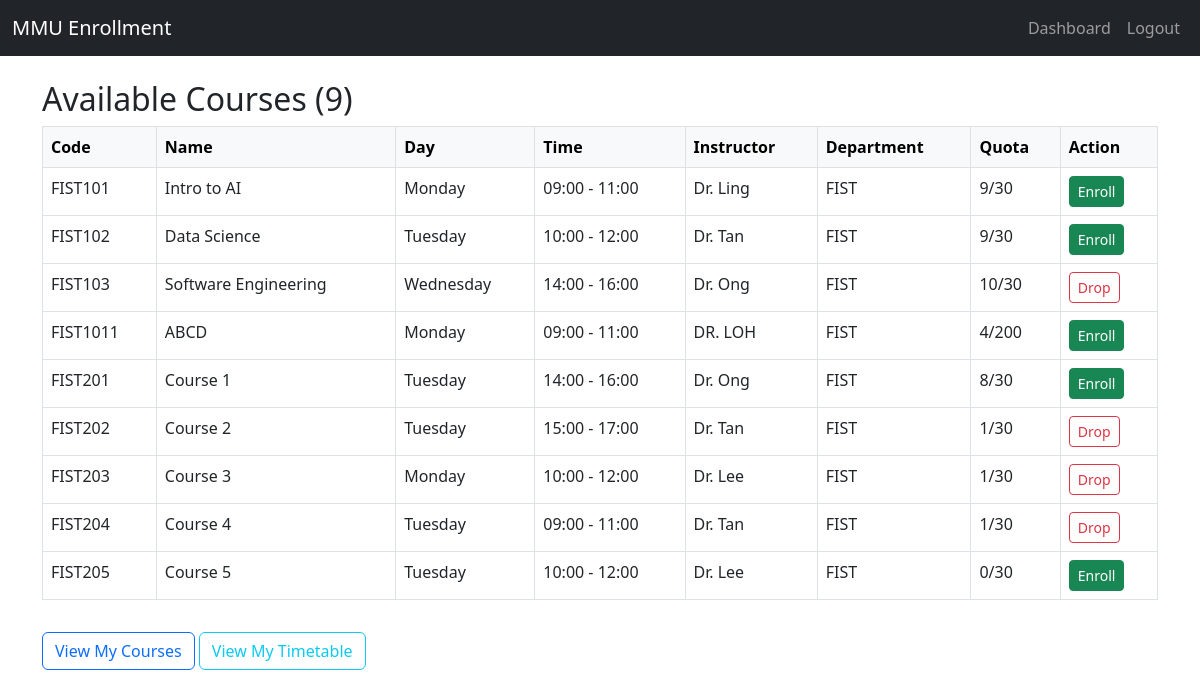
The page /dashboard (signed in) on the database its author committed.
### app/models.py (models this page shows)
class Course(db.Model):
    id = db.Column(db.Integer, primary_key=True)
    course_code = db.Column(db.String(10), unique=True)
    course_name = db.Column(db.String(128))
    instructor = db.Column(db.String(64))
    quota = db.Column(db.Integer)
    description = db.Column(db.Text)
    credits = db.Column(db.Integer)
    semester = db.Column(db.String(64))
    schedule = db.Column(db.String(128))
    location = db.Column(db.String(128))
    department = db.Column(db.String(64))
    day_of_week = db.Column(db.String(16))
    start_time = db.Column(db.Time)
    end_time = db.Column(db.Time)
    enrollments = db.relationship('Enrollment', backref='course', lazy=True)

### app/routes.py (the view)
@main.route("/dashboard")
def dashboard():
    if "student_id" not in session:
        flash("Please login first.", "warning")
        return redirect(url_for("main.login"))
    student = Student.query.get(session["student_id"])
    courses = Course.query.filter_by(department=student.department).all()
    enrolled_ids = [e.course_id for e in Enrollment.query.filter_by(student_id=student.id).all()]
    return render_template("dashboard.html", courses=courses, enrolled_ids=enrolled_ids)

### app/templates/dashboard.html (shortened to what this page needs)
{% extends "base.html" %}
{% block content %}
<h2>Available Courses ({{ courses|length }})</h2>
<table class="table table-bordered">
    <thead class="table-light">
        <tr>
            <th>Code</th>
            <th>Name</th>
            <th>Day</th>
            <th>Time</th>
            <th>Instructor</th>
            <th>Department</th>
            <th>Quota</th>
            <th>Action</th>
        </tr>
    </thead>
    <tbody>
        {% for course in courses %}
        <tr>
            <td>{{ course.course_code }}</td>
            <td>{{ course.course_name }}</td>
            <td>{{ course.day_of_week }}</td>
            <td>
                {% if course.start_time and course.end_time %}
                  {{ course.start_time.strftime('%H:%M') }} - {{ course.end_time.strftime('%H:%M') }}
                {% else %}
                  <span class="text-muted">No time set</span>
                {% endif %}
              </td>
            <td>{{ course.instructor }}</td>
            <td>{{ course.department }}</td>
            <td>
                {% set enrolled = course.enrollments|length %}
                {{ enrolled }}/{{ course.quota }}
            </td>
            <td>
                {% if course.id in enrolled_ids %}
                    <a href="{{ url_for('main.drop', course_id=course.id) }}" class="btn btn-sm btn-outline-danger">Drop</a>
                {% else %}
                    <a href="{{ url_for('main.enroll', course_id=course.id) }}" class="btn btn-sm btn-success">Enroll</a>
                {% endif %}
            </td>
        </tr>
        {% endfor %}
    </tbody>
</table>
<a href="{{ url_for('main.my_courses') }}" class="btn btn-outline-primary mt-3">View My Courses</a>
<a href="{{ url_for('main.timetable') }}" class="btn btn-outline-info mt-3">View My Timetable</a>
{% endblock %}

### rows shown on the page
Course: course_code "FIST101", course_name "Intro to AI", day_of_week "Monday", start_time "09:00", end_time "11:00", instructor "Dr. Ling", department "FIST", enrolled "9", quota "30"
Course: course_code "FIST102", course_name "Data Science", day_of_week "Tuesday", start_time "10:00", end_time "12:00", instructor "Dr. Tan", department "FIST", enrolled "9", quota "30"
Course: course_code "FIST103", course_name "Software Engineering", day_of_week "Wednesday", start_time "14:00", end_time "16:00", instructor "Dr. Ong", department "FIST", enrolled "10", quota "30"
Course: course_code "FIST1011", course_name "ABCD", day_of_week "Monday", start_time "09:00", end_time "11:00", instructor "DR. LOH", department "FIST", id "4", quota "200"
Course: course_code "FIST201", course_name "Course 1", day_of_week "Tuesday", start_time "14:00", end_time "16:00", instructor "Dr. Ong", department "FIST", enrolled "8", quota "30"
Course: course_code "FIST202", course_name "Course 2", day_of_week "Tuesday", start_time "15:00", end_time "17:00", instructor "Dr. Tan", department "FIST", enrolled "1", quota "30"
Course: course_code "FIST203", course_name "Course 3", day_of_week "Monday", start_time "10:00", end_time "12:00", instructor "Dr. Lee", department "FIST", enrolled "1", quota "30"
Course: course_code "FIST204", course_name "Course 4", day_of_week "Tuesday", start_time "09:00", end_time "11:00", instructor "Dr. Tan", department "FIST", enrolled "1", quota "30"
Course: course_code "FIST205", course_name "Course 5", day_of_week "Tuesday", start_time "10:00", end_time "12:00", instructor "Dr. Lee", department "FIST", enrolled "0", quota "30"

### other values the page prints
{{ courses|length }} "9"
